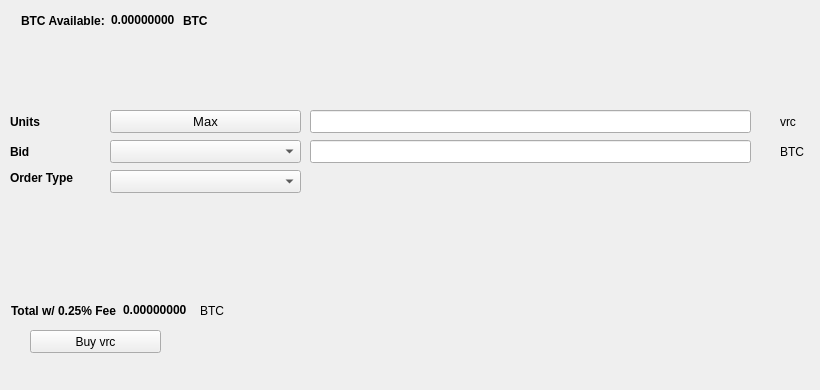
   <widget class="QWidget" name="BuyTab">
    <attribute name="title">
     <string>Buy</string>
    </attribute>
    <widget class="QPushButton" name="Buyvrc">
     <property name="geometry">
      <rect>
       <x>30</x>
       <y>330</y>
       <width>131</width>
       <height>23</height>
      </rect>
     </property>
     <property name="text">
      <string>Buy vrc</string>
     </property>
     <property name="icon">
      <iconset resource="../vrc.qrc">
       <normaloff>:/icons/bitcoin</normaloff>:/icons/bitcoin</iconset>
     </property>
    </widget>
    <widget class="QLabel" name="label_3">
     <property name="geometry">
      <rect>
       <x>10</x>
       <y>110</y>
       <width>46</width>
       <height>23</height>
      </rect>
     </property>
     <property name="font">
      <font>
       <weight>75</weight>
       <bold>true</bold>
      </font>
     </property>
     <property name="text">
      <string>Units</string>
     </property>
    </widget>
    <widget class="QLineEdit" name="UnitsInput">
     <property name="geometry">
      <rect>
       <x>310</x>
       <y>110</y>
       <width>441</width>
       <height>23</height>
      </rect>
     </property>
     <property name="font">
      <font>
       <pointsize>9</pointsize>
       <weight>75</weight>
       <bold>true</bold>
      </font>
     </property>
    </widget>
    <widget class="QLineEdit" name="BuyBidPriceEdit">
     <property name="geometry">
      <rect>
       <x>310</x>
       <y>140</y>
       <width>441</width>
       <height>23</height>
      </rect>
     </property>
     <property name="font">
      <font>
       <pointsize>9</pointsize>
       <weight>75</weight>
       <bold>true</bold>
      </font>
     </property>
    </widget>
    <widget class="QLabel" name="label_4">
     <property name="geometry">
      <rect>
       <x>780</x>
       <y>110</y>
       <width>31</width>
       <height>23</height>
      </rect>
     </property>
     <property name="text">
      <string>vrc</string>
     </property>
    </widget>
    <widget class="QLabel" name="label_5">
     <property name="geometry">
      <rect>
       <x>780</x>
       <y>140</y>
       <width>31</width>
       <height>23</height>
      </rect>
     </property>
     <property name="text">
      <string>BTC</string>
     </property>
    </widget>
    <widget class="QLabel" name="label_6">
     <property name="geometry">
      <rect>
       <x>10</x>
       <y>140</y>
       <width>46</width>
       <height>23</height>
      </rect>
     </property>
     <property name="font">
      <font>
       <weight>75</weight>
       <bold>true</bold>
      </font>
     </property>
     <property name="text">
      <string>Bid</string>
     </property>
    </widget>
    <widget class="QLabel" name="label_7">
     <property name="geometry">
      <rect>
       <x>10</x>
       <y>170</y>
       <width>91</width>
       <height>16</height>
      </rect>
     </property>
     <property name="font">
      <font>
       <weight>75</weight>
       <bold>true</bold>
      </font>
     </property>
     <property name="text">
      <string>Order Type</string>
     </property>
    </widget>
    <widget class="QPushButton" name="Buy_Max_Amount">
     <property name="geometry">
      <rect>
       <x>110</x>
       <y>110</y>
       <width>191</width>
       <height>23</height>
      </rect>
     </property>
     <property name="font">
      <font>
       <pointsize>10</pointsize>
      </font>
     </property>
     <property name="text">
      <string>Max</string>
     </property>
    </widget>
    <widget class="QComboBox" name="BuyBidcomboBox">
     <property name="geometry">
      <rect>
       <x>110</x>
       <y>140</y>
       <width>191</width>
       <height>23</height>
      </rect>
     </property>
     <property name="font">
      <font>
       <pointsize>10</pointsize>
      </font>
     </property>
    </widget>
    <widget class="QComboBox" name="buyOrdertypeCombo">
     <property name="geometry">
      <rect>
       <x>110</x>
       <y>170</y>
       <width>191</width>
       <height>23</height>
      </rect>
     </property>
     <property name="font">
      <font>
       <pointsize>10</pointsize>
      </font>
     </property>
    </widget>
    <widget class="QWidget" name="layoutWidget1">
     <property name="geometry">
      <rect>
       <x>21</x>
       <y>11</y>
       <width>227</width>
       <height>19</height>
      </rect>
     </property>
     <layout class="QHBoxLayout" name="horizontalLayout_3">
      <item>
       <widget class="QLabel" name="label232">
        <property name="font">
         <font>
          <weight>75</weight>
          <bold>true</bold>
         </font>
        </property>
        <property name="text">
         <string>BTC Available:</string>
        </property>
       </widget>
      </item>
      <item>
       <widget class="QLabel" name="BtcAvailableLbl">
        <property name="palette">
         <palette>
          <active>
           <colorrole role="WindowText">
            <brush brushstyle="SolidPattern">
             <color alpha="255">
              <red>0</red>
              <green>0</green>
              <blue>0</blue>
             </color>
            </brush>
           </colorrole>
           <colorrole role="Button">
            <brush brushstyle="SolidPattern">
             <color alpha="255">
              <red>0</red>
              <green>170</green>
              <blue>0</blue>
             </color>
            </brush>
           </colorrole>
           <colorrole role="Light">
            <brush brushstyle="SolidPattern">
             <color alpha="255">
              <red>0</red>
              <green>255</green>
              <blue>0</blue>
             </color>
            </brush>
           </colorrole>
           <colorrole role="Midlight">
            <brush brushstyle="SolidPattern">
             <color alpha="255">
              <red>0</red>
              <green>212</green>
              <blue>0</blue>
             </color>
            </brush>
           </colorrole>
           <colorrole role="Dark">
            <brush brushstyle="SolidPattern">
             <color alpha="255">
              <red>0</red>
              <green>85</green>
              <blue>0</blue>
             </color>
            </brush>
           </colorrole>
           <colorrole role="Mid">
            <brush brushstyle="SolidPattern">
             <color alpha="255">
              <red>0</red>
              <green>113</green>
              <blue>0</blue>
             </color>
            </brush>
           </colorrole>
           <colorrole role="Text">
            <brush brushstyle="SolidPattern">
             <color alpha="255">
              <red>0</red>
              <green>170</green>
              <blue>0</blue>
             </color>
            </brush>
           </colorrole>
           <colorrole role="BrightText">
            <brush brushstyle="SolidPattern">
             <color alpha="255">
              <red>255</red>
              <green>255</green>
              <blue>255</blue>
             </color>
            </brush>
           </colorrole>
           <colorrole role="ButtonText">
            <brush brushstyle="SolidPattern">
             <color alpha="255">
              <red>0</red>
              <green>0</green>
              <blue>0</blue>
             </color>
            </brush>
           </colorrole>
           <colorrole role="Base">
            <brush brushstyle="SolidPattern">
             <color alpha="255">
              <red>255</red>
              <green>255</green>
              <blue>255</blue>
             </color>
            </brush>
           </colorrole>
           <colorrole role="Window">
            <brush brushstyle="SolidPattern">
             <color alpha="255">
              <red>0</red>
              <green>170</green>
              <blue>0</blue>
             </color>
            </brush>
           </colorrole>
           <colorrole role="Shadow">
            <brush brushstyle="SolidPattern">
             <color alpha="255">
              <red>0</red>
              <green>0</green>
              <blue>0</blue>
             </color>
            </brush>
           </colorrole>
           <colorrole role="AlternateBase">
            <brush brushstyle="SolidPattern">
             <color alpha="255">
              <red>127</red>
              <green>212</green>
              <blue>127</blue>
             </color>
            </brush>
           </colorrole>
           <colorrole role="ToolTipBase">
            <brush brushstyle="SolidPattern">
             <color alpha="255">
              <red>255</red>
              <green>255</green>
              <blue>220</blue>
             </color>
            </brush>
           </colorrole>
           <colorrole role="ToolTipText">
            <brush brushstyle="SolidPattern">
             <color alpha="255">
              <red>0</red>
              <green>0</green>
              <blue>0</blue>
             </color>
            </brush>
           </colorrole>
          </active>
          <inactive>
           <colorrole role="WindowText">
            <brush brushstyle="SolidPattern">
             <color alpha="255">
              <red>0</red>
              <green>0</green>
              <blue>0</blue>
             </color>
            </brush>
           </colorrole>
           <colorrole role="Button">
            <brush brushstyle="SolidPattern">
             <color alpha="255">
              <red>0</red>
              <green>170</green>
              <blue>0</blue>
             </color>
            </brush>
           </colorrole>
           <colorrole role="Light">
            <brush brushstyle="SolidPattern">
             <color alpha="255">
              <red>0</red>
              <green>255</green>
              <blue>0</blue>
             </color>
            </brush>
           </colorrole>
           <colorrole role="Midlight">
            <brush brushstyle="SolidPattern">
             <color alpha="255">
              <red>0</red>
              <green>212</green>
              <blue>0</blue>
             </color>
            </brush>
           </colorrole>
           <colorrole role="Dark">
            <brush brushstyle="SolidPattern">
             <color alpha="255">
              <red>0</red>
              <green>85</green>
              <blue>0</blue>
             </color>
            </brush>
           </colorrole>
           <colorrole role="Mid">
            <brush brushstyle="SolidPattern">
             <color alpha="255">
              <red>0</red>
              <green>113</green>
              <blue>0</blue>
             </color>
            </brush>
           </colorrole>
           <colorrole role="Text">
            <brush brushstyle="SolidPattern">
             <color alpha="255">
              <red>0</red>
              <green>170</green>
              <blue>0</blue>
             </color>
            </brush>
           </colorrole>
           <colorrole role="BrightText">
            <brush brushstyle="SolidPattern">
             <color alpha="255">
              <red>255</red>
              <green>255</green>
              <blue>255</blue>
             </color>
            </brush>
           </colorrole>
           <colorrole role="ButtonText">
            <brush brushstyle="SolidPattern">
             <color alpha="255">
              <red>0</red>
              <green>0</green>
              <blue>0</blue>
             </color>
            </brush>
           </colorrole>
           <colorrole role="Base">
            <brush brushstyle="SolidPattern">
             <color alpha="255">
              <red>255</red>
              <green>255</green>
              <blue>255</blue>
             </color>
            </brush>
           </colorrole>
           <colorrole role="Window">
            <brush brushstyle="SolidPattern">
             <color alpha="255">
              <red>0</red>
              <green>170</green>
              <blue>0</blue>
             </color>
            </brush>
           </colorrole>
           <colorrole role="Shadow">
            <brush brushstyle="SolidPattern">
             <color alpha="255">
              <red>0</red>
              <green>0</green>
              <blue>0</blue>
             </color>
            </brush>
           </colorrole>
           <colorrole role="AlternateBase">
            <brush brushstyle="SolidPattern">
             <color alpha="255">
              <red>127</red>
              <green>212</green>
              <blue>127</blue>
             </color>
            </brush>
           </colorrole>
           <colorrole role="ToolTipBase">
            <brush brushstyle="SolidPattern">
             <color alpha="255">
              <red>255</red>
              <green>255</green>
              <blue>220</blue>
             </color>
            </brush>
           </colorrole>
           <colorrole role="ToolTipText">
            <brush brushstyle="SolidPattern">
             <color alpha="255">
              <red>0</red>
              <green>0</green>
              <blue>0</blue>
             </color>
            </brush>
           </colorrole>
          </inactive>
          <disabled>
           <colorrole role="WindowText">
            <brush brushstyle="SolidPattern">
             <color alpha="255">
              <red>0</red>
              <green>85</green>
              <blue>0</blue>
             </color>
            </brush>
           </colorrole>
           <colorrole role="Button">
            <brush brushstyle="SolidPattern">
             <color alpha="255">
              <red>0</red>
              <green>170</green>
              <blue>0</blue>
             </color>
            </brush>
           </colorrole>
           <colorrole role="Light">
            <brush brushstyle="SolidPattern">
             <color alpha="255">
              <red>0</red>
              <green>255</green>
              <blue>0</blue>
             </color>
            </brush>
           </colorrole>
           <colorrole role="Midlight">
            <brush brushstyle="SolidPattern">
             <color alpha="255">
              <red>0</red>
              <green>212</green>
              <blue>0</blue>
             </color>
            </brush>
           </colorrole>
           <colorrole role="Dark">
            <brush brushstyle="SolidPattern">
             <color alpha="255">
              <red>0</red>
              <green>85</green>
              <blue>0</blue>
             </color>
            </brush>
           </colorrole>
           <colorrole role="Mid">
            <brush brushstyle="SolidPattern">
             <color alpha="255">
              <red>0</red>
              <green>113</green>
              <blue>0</blue>
             </color>
            </brush>
           </colorrole>
           <colorrole role="Text">
            <brush brushstyle="SolidPattern">
             <color alpha="255">
              <red>0</red>
              <green>85</green>
              <blue>0</blue>
             </color>
            </brush>
           </colorrole>
           <colorrole role="BrightText">
            <brush brushstyle="SolidPattern">
             <color alpha="255">
              <red>255</red>
              <green>255</green>
              <blue>255</blue>
             </color>
            </brush>
           </colorrole>
           <colorrole role="ButtonText">
            <brush brushstyle="SolidPattern">
             <color alpha="255">
              <red>0</red>
              <green>85</green>
              <blue>0</blue>
             </color>
            </brush>
           </colorrole>
           <colorrole role="Base">
            <brush brushstyle="SolidPattern">
             <color alpha="255">
              <red>0</red>
              <green>170</green>
              <blue>0</blue>
             </color>
            </brush>
           </colorrole>
           <colorrole role="Window">
            <brush brushstyle="SolidPattern">
             <color alpha="255">
              <red>0</red>
              <green>170</green>
              <blue>0</blue>
             </color>
            </brush>
           </colorrole>
           <colorrole role="Shadow">
            <brush brushstyle="SolidPattern">
             <color alpha="255">
              <red>0</red>
              <green>0</green>
              <blue>0</blue>
             </color>
            </brush>
           </colorrole>
           <colorrole role="AlternateBase">
            <brush brushstyle="SolidPattern">
             <color alpha="255">
              <red>0</red>
              <green>170</green>
              <blue>0</blue>
             </color>
            </brush>
           </colorrole>
           <colorrole role="ToolTipBase">
            <brush brushstyle="SolidPattern">
             <color alpha="255">
              <red>255</red>
              <green>255</green>
              <blue>220</blue>
             </color>
            </brush>
           </colorrole>
           <colorrole role="ToolTipText">
            <brush brushstyle="SolidPattern">
             <color alpha="255">
              <red>0</red>
              <green>0</green>
              <blue>0</blue>
             </color>
            </brush>
           </colorrole>
          </disabled>
         </palette>
        </property>
        <property name="font">
         <font>
          <weight>75</weight>
          <bold>true</bold>
         </font>
        </property>
        <property name="text">
         <string>0.00000000</string>
        </property>
        <property name="textInteractionFlags">
         <set>Qt::LinksAccessibleByMouse|Qt::TextSelectableByKeyboard|Qt::TextSelectableByMouse</set>
        </property>
       </widget>
      </item>
      <item>
       <widget class="QLabel" name="BtcAvailableLbl_2">
        <property name="font">
         <font>
          <weight>75</weight>
          <bold>true</bold>
         </font>
        </property>
        <property name="text">
         <string>BTC</string>
        </property>
       </widget>
      </item>
     </layout>
    </widget>
    <widget class="QWidget" name="layoutWidge2">
     <property name="geometry">
      <rect>
       <x>11</x>
       <y>301</y>
       <width>259</width>
       <height>19</height>
      </rect>
     </property>
     <layout class="QHBoxLayout" name="horizontalLayout_4">
      <item>
       <widget class="QLabel" name="label_9">
        <property name="font">
         <font>
          <weight>75</weight>
          <bold>true</bold>
         </font>
        </property>
        <property name="text">
         <string>Total w/ 0.25% Fee</string>
        </property>
       </widget>
      </item>
      <item>
       <widget class="QLabel" name="BuyCostLabel">
        <property name="palette">
         <palette>
          <active>
           <colorrole role="WindowText">
            <brush brushstyle="SolidPattern">
             <color alpha="255">
              <red>0</red>
              <green>0</green>
              <blue>0</blue>
             </color>
            </brush>
           </colorrole>
           <colorrole role="Button">
            <brush brushstyle="SolidPattern">
             <color alpha="255">
              <red>0</red>
              <green>170</green>
              <blue>0</blue>
             </color>
            </brush>
           </colorrole>
           <colorrole role="Light">
            <brush brushstyle="SolidPattern">
             <color alpha="255">
              <red>0</red>
              <green>255</green>
              <blue>0</blue>
             </color>
            </brush>
           </colorrole>
           <colorrole role="Midlight">
            <brush brushstyle="SolidPattern">
             <color alpha="255">
              <red>0</red>
              <green>212</green>
              <blue>0</blue>
             </color>
            </brush>
           </colorrole>
           <colorrole role="Dark">
            <brush brushstyle="SolidPattern">
             <color alpha="255">
              <red>0</red>
              <green>85</green>
              <blue>0</blue>
             </color>
            </brush>
           </colorrole>
           <colorrole role="Mid">
            <brush brushstyle="SolidPattern">
             <color alpha="255">
              <red>0</red>
              <green>113</green>
              <blue>0</blue>
             </color>
            </brush>
           </colorrole>
           <colorrole role="Text">
            <brush brushstyle="SolidPattern">
             <color alpha="255">
              <red>0</red>
              <green>170</green>
              <blue>0</blue>
             </color>
            </brush>
           </colorrole>
           <colorrole role="BrightText">
            <brush brushstyle="SolidPattern">
             <color alpha="255">
              <red>255</red>
              <green>255</green>
              <blue>255</blue>
             </color>
            </brush>
           </colorrole>
           <colorrole role="ButtonText">
            <brush brushstyle="SolidPattern">
             <color alpha="255">
              <red>0</red>
              <green>0</green>
              <blue>0</blue>
             </color>
            </brush>
           </colorrole>
           <colorrole role="Base">
            <brush brushstyle="SolidPattern">
             <color alpha="255">
              <red>255</red>
              <green>255</green>
              <blue>255</blue>
             </color>
            </brush>
           </colorrole>
           <colorrole role="Window">
            <brush brushstyle="SolidPattern">
             <color alpha="255">
              <red>0</red>
              <green>170</green>
              <blue>0</blue>
             </color>
            </brush>
           </colorrole>
           <colorrole role="Shadow">
            <brush brushstyle="SolidPattern">
             <color alpha="255">
              <red>0</red>
              <green>0</green>
              <blue>0</blue>
             </color>
            </brush>
           </colorrole>
           <colorrole role="AlternateBase">
            <brush brushstyle="SolidPattern">
             <color alpha="255">
              <red>127</red>
              <green>212</green>
              <blue>127</blue>
             </color>
            </brush>
           </colorrole>
           <colorrole role="ToolTipBase">
            <brush brushstyle="SolidPattern">
             <color alpha="255">
              <red>255</red>
              <green>255</green>
              <blue>220</blue>
             </color>
            </brush>
           </colorrole>
           <colorrole role="ToolTipText">
            <brush brushstyle="SolidPattern">
             <color alpha="255">
              <red>0</red>
              <green>0</green>
              <blue>0</blue>
             </color>
            </brush>
           </colorrole>
          </active>
          <inactive>
           <colorrole role="WindowText">
            <brush brushstyle="SolidPattern">
             <color alpha="255">
              <red>0</red>
              <green>0</green>
              <blue>0</blue>
             </color>
            </brush>
           </colorrole>
           <colorrole role="Button">
            <brush brushstyle="SolidPattern">
             <color alpha="255">
              <red>0</red>
              <green>170</green>
              <blue>0</blue>
             </color>
            </brush>
           </colorrole>
           <colorrole role="Light">
            <brush brushstyle="SolidPattern">
             <color alpha="255">
              <red>0</red>
              <green>255</green>
              <blue>0</blue>
             </color>
            </brush>
           </colorrole>
           <colorrole role="Midlight">
            <brush brushstyle="SolidPattern">
             <color alpha="255">
              <red>0</red>
              <green>212</green>
              <blue>0</blue>
             </color>
            </brush>
           </colorrole>
           <colorrole role="Dark">
            <brush brushstyle="SolidPattern">
             <color alpha="255">
              <red>0</red>
              <green>85</green>
              <blue>0</blue>
             </color>
            </brush>
           </colorrole>
           <colorrole role="Mid">
            <brush brushstyle="SolidPattern">
             <color alpha="255">
              <red>0</red>
              <green>113</green>
              <blue>0</blue>
             </color>
            </brush>
           </colorrole>
           <colorrole role="Text">
            <brush brushstyle="SolidPattern">
             <color alpha="255">
              <red>0</red>
              <green>170</green>
              <blue>0</blue>
             </color>
            </brush>
           </colorrole>
           <colorrole role="BrightText">
            <brush brushstyle="SolidPattern">
             <color alpha="255">
              <red>255</red>
              <green>255</green>
              <blue>255</blue>
             </color>
            </brush>
           </colorrole>
           <colorrole role="ButtonText">
            <brush brushstyle="SolidPattern">
             <color alpha="255">
              <red>0</red>
              <green>0</green>
              <blue>0</blue>
             </color>
            </brush>
           </colorrole>
           <colorrole role="Base">
            <brush brushstyle="SolidPattern">
             <color alpha="255">
              <red>255</red>
              <green>255</green>
              <blue>255</blue>
             </color>
            </brush>
           </colorrole>
           <colorrole role="Window">
            <brush brushstyle="SolidPattern">
             <color alpha="255">
              <red>0</red>
              <green>170</green>
              <blue>0</blue>
             </color>
            </brush>
           </colorrole>
           <colorrole role="Shadow">
            <brush brushstyle="SolidPattern">
             <color alpha="255">
              <red>0</red>
              <green>0</green>
              <blue>0</blue>
             </color>
            </brush>
           </colorrole>
           <colorrole role="AlternateBase">
            <brush brushstyle="SolidPattern">
             <color alpha="255">
              <red>127</red>
              <green>212</green>
              <blue>127</blue>
             </color>
            </brush>
           </colorrole>
           <colorrole role="ToolTipBase">
            <brush brushstyle="SolidPattern">
             <color alpha="255">
              <red>255</red>
              <green>255</green>
              <blue>220</blue>
             </color>
            </brush>
           </colorrole>
           <colorrole role="ToolTipText">
            <brush brushstyle="SolidPattern">
             <color alpha="255">
              <red>0</red>
              <green>0</green>
              <blue>0</blue>
             </color>
            </brush>
           </colorrole>
          </inactive>
          <disabled>
           <colorrole role="WindowText">
            <brush brushstyle="SolidPattern">
             <color alpha="255">
              <red>0</red>
              <green>85</green>
              <blue>0</blue>
             </color>
            </brush>
           </colorrole>
           <colorrole role="Button">
            <brush brushstyle="SolidPattern">
             <color alpha="255">
              <red>0</red>
              <green>170</green>
              <blue>0</blue>
             </color>
            </brush>
           </colorrole>
           <colorrole role="Light">
            <brush brushstyle="SolidPattern">
             <color alpha="255">
              <red>0</red>
              <green>255</green>
              <blue>0</blue>
             </color>
            </brush>
           </colorrole>
           <colorrole role="Midlight">
            <brush brushstyle="SolidPattern">
             <color alpha="255">
              <red>0</red>
              <green>212</green>
              <blue>0</blue>
             </color>
            </brush>
           </colorrole>
           <colorrole role="Dark">
            <brush brushstyle="SolidPattern">
             <color alpha="255">
              <red>0</red>
              <green>85</green>
              <blue>0</blue>
             </color>
            </brush>
           </colorrole>
           <colorrole role="Mid">
            <brush brushstyle="SolidPattern">
             <color alpha="255">
              <red>0</red>
              <green>113</green>
              <blue>0</blue>
             </color>
            </brush>
           </colorrole>
           <colorrole role="Text">
            <brush brushstyle="SolidPattern">
             <color alpha="255">
              <red>0</red>
              <green>85</green>
              <blue>0</blue>
             </color>
            </brush>
           </colorrole>
           <colorrole role="BrightText">
            <brush brushstyle="SolidPattern">
             <color alpha="255">
              <red>255</red>
              <green>255</green>
              <blue>255</blue>
             </color>
            </brush>
           </colorrole>
           <colorrole role="ButtonText">
            <brush brushstyle="SolidPattern">
             <color alpha="255">
              <red>0</red>
              <green>85</green>
              <blue>0</blue>
             </color>
            </brush>
           </colorrole>
           <colorrole role="Base">
            <brush brushstyle="SolidPattern">
             <color alpha="255">
              <red>0</red>
              <green>170</green>
              <blue>0</blue>
             </color>
            </brush>
           </colorrole>
           <colorrole role="Window">
            <brush brushstyle="SolidPattern">
             <color alpha="255">
              <red>0</red>
              <green>170</green>
              <blue>0</blue>
             </color>
            </brush>
           </colorrole>
           <colorrole role="Shadow">
            <brush brushstyle="SolidPattern">
             <color alpha="255">
              <red>0</red>
              <green>0</green>
              <blue>0</blue>
             </color>
            </brush>
           </colorrole>
           <colorrole role="AlternateBase">
            <brush brushstyle="SolidPattern">
             <color alpha="255">
              <red>0</red>
              <green>170</green>
              <blue>0</blue>
             </color>
            </brush>
           </colorrole>
           <colorrole role="ToolTipBase">
            <brush brushstyle="SolidPattern">
             <color alpha="255">
              <red>255</red>
              <green>255</green>
              <blue>220</blue>
             </color>
            </brush>
           </colorrole>
           <colorrole role="ToolTipText">
            <brush brushstyle="SolidPattern">
             <color alpha="255">
              <red>0</red>
              <green>0</green>
              <blue>0</blue>
             </color>
            </brush>
           </colorrole>
          </disabled>
         </palette>
        </property>
        <property name="font">
         <font>
          <weight>75</weight>
          <bold>true</bold>
         </font>
        </property>
        <property name="autoFillBackground">
         <bool>false</bool>
        </property>
        <property name="text">
         <string>0.00000000</string>
        </property>
        <property name="textInteractionFlags">
         <set>Qt::LinksAccessibleByMouse|Qt::TextSelectableByMouse</set>
        </property>
       </widget>
      </item>
      <item>
       <widget class="QLabel" name="label_10">
        <property name="font">
         <font>
          <weight>50</weight>
          <bold>false</bold>
         </font>
        </property>
        <property name="text">
         <string>BTC</string>
        </property>
       </widget>
      </item>
     </layout>
    </widget>
    <widget class="QLabel" name="label_24">
     <property name="geometry">
      <rect>
       <x>460</x>
       <y>300</y>
       <width>281</width>
       <height>81</height>
      </rect>
     </property>
     <property name="text">
      <string/>
     </property>
     <property name="pixmap">
      <pixmap>:/images/bittrex</pixmap>
     </property>
    </widget>
   </widget>
